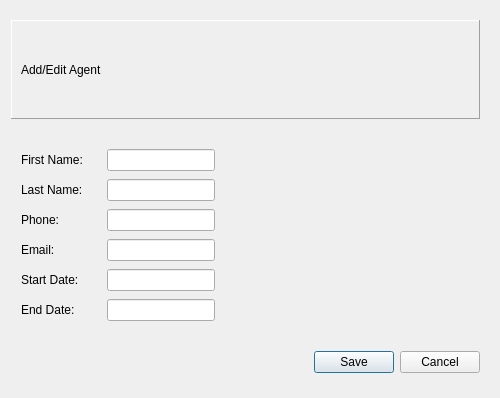
<?xml version="1.0" encoding="UTF-8"?>
<ui version="4.0">
 <class>AgentDialog</class>
 <widget class="QDialog" name="AgentDialog">
  <property name="geometry">
   <rect>
    <x>0</x>
    <y>0</y>
    <width>500</width>
    <height>398</height>
   </rect>
  </property>
  <property name="windowTitle">
   <string>Dialog</string>
  </property>
  <layout class="QVBoxLayout" name="verticalLayout">
   <property name="spacing">
    <number>30</number>
   </property>
   <property name="topMargin">
    <number>20</number>
   </property>
   <property name="rightMargin">
    <number>20</number>
   </property>
   <property name="bottomMargin">
    <number>25</number>
   </property>
   <item>
    <widget class="QLabel" name="label">
     <property name="frameShape">
      <enum>QFrame::Shape::Panel</enum>
     </property>
     <property name="frameShadow">
      <enum>QFrame::Shadow::Raised</enum>
     </property>
     <property name="text">
      <string>  Add/Edit Agent</string>
     </property>
    </widget>
   </item>
   <item>
    <layout class="QFormLayout" name="formLayout">
     <property name="fieldGrowthPolicy">
      <enum>QFormLayout::FieldGrowthPolicy::FieldsStayAtSizeHint</enum>
     </property>
     <property name="rowWrapPolicy">
      <enum>QFormLayout::RowWrapPolicy::DontWrapRows</enum>
     </property>
     <property name="horizontalSpacing">
      <number>20</number>
     </property>
     <property name="verticalSpacing">
      <number>8</number>
     </property>
     <property name="leftMargin">
      <number>10</number>
     </property>
     <item row="0" column="0">
      <widget class="QLabel" name="firstNameLabel">
       <property name="text">
        <string>First Name: </string>
       </property>
      </widget>
     </item>
     <item row="0" column="1">
      <widget class="QLineEdit" name="firstNameEdit"/>
     </item>
     <item row="1" column="0">
      <widget class="QLabel" name="lastNameLabel">
       <property name="text">
        <string>Last Name:</string>
       </property>
      </widget>
     </item>
     <item row="1" column="1">
      <widget class="QLineEdit" name="lastNameEdit"/>
     </item>
     <item row="2" column="0">
      <widget class="QLabel" name="phoneLabel">
       <property name="text">
        <string>Phone:</string>
       </property>
      </widget>
     </item>
     <item row="2" column="1">
      <widget class="QLineEdit" name="phoneEdit"/>
     </item>
     <item row="3" column="0">
      <widget class="QLabel" name="emailLabel">
       <property name="text">
        <string>Email:</string>
       </property>
      </widget>
     </item>
     <item row="3" column="1">
      <widget class="QLineEdit" name="emailEdit"/>
     </item>
     <item row="4" column="0">
      <widget class="QLabel" name="startDateLabel">
       <property name="text">
        <string>Start Date:</string>
       </property>
      </widget>
     </item>
     <item row="4" column="1">
      <widget class="QLineEdit" name="startDateEdit"/>
     </item>
     <item row="5" column="0">
      <widget class="QLabel" name="endDateLabel">
       <property name="text">
        <string>End Date:</string>
       </property>
      </widget>
     </item>
     <item row="5" column="1">
      <widget class="QLineEdit" name="endDateEdit"/>
     </item>
    </layout>
   </item>
   <item>
    <widget class="QDialogButtonBox" name="saveAgent">
     <property name="orientation">
      <enum>Qt::Orientation::Horizontal</enum>
     </property>
     <property name="standardButtons">
      <set>QDialogButtonBox::StandardButton::Cancel|QDialogButtonBox::StandardButton::Save</set>
     </property>
    </widget>
   </item>
  </layout>
 </widget>
 <tabstops>
  <tabstop>firstNameEdit</tabstop>
  <tabstop>lastNameEdit</tabstop>
  <tabstop>phoneEdit</tabstop>
  <tabstop>emailEdit</tabstop>
 </tabstops>
 <resources/>
 <connections>
  <connection>
   <sender>saveAgent</sender>
   <signal>accepted()</signal>
   <receiver>AgentDialog</receiver>
   <slot>accept()</slot>
   <hints>
    <hint type="sourcelabel">
     <x>229</x>
     <y>352</y>
    </hint>
    <hint type="destinationlabel">
     <x>157</x>
     <y>274</y>
    </hint>
   </hints>
  </connection>
  <connection>
   <sender>saveAgent</sender>
   <signal>rejected()</signal>
   <receiver>AgentDialog</receiver>
   <slot>reject()</slot>
   <hints>
    <hint type="sourcelabel">
     <x>297</x>
     <y>358</y>
    </hint>
    <hint type="destinationlabel">
     <x>286</x>
     <y>274</y>
    </hint>
   </hints>
  </connection>
 </connections>
</ui>
